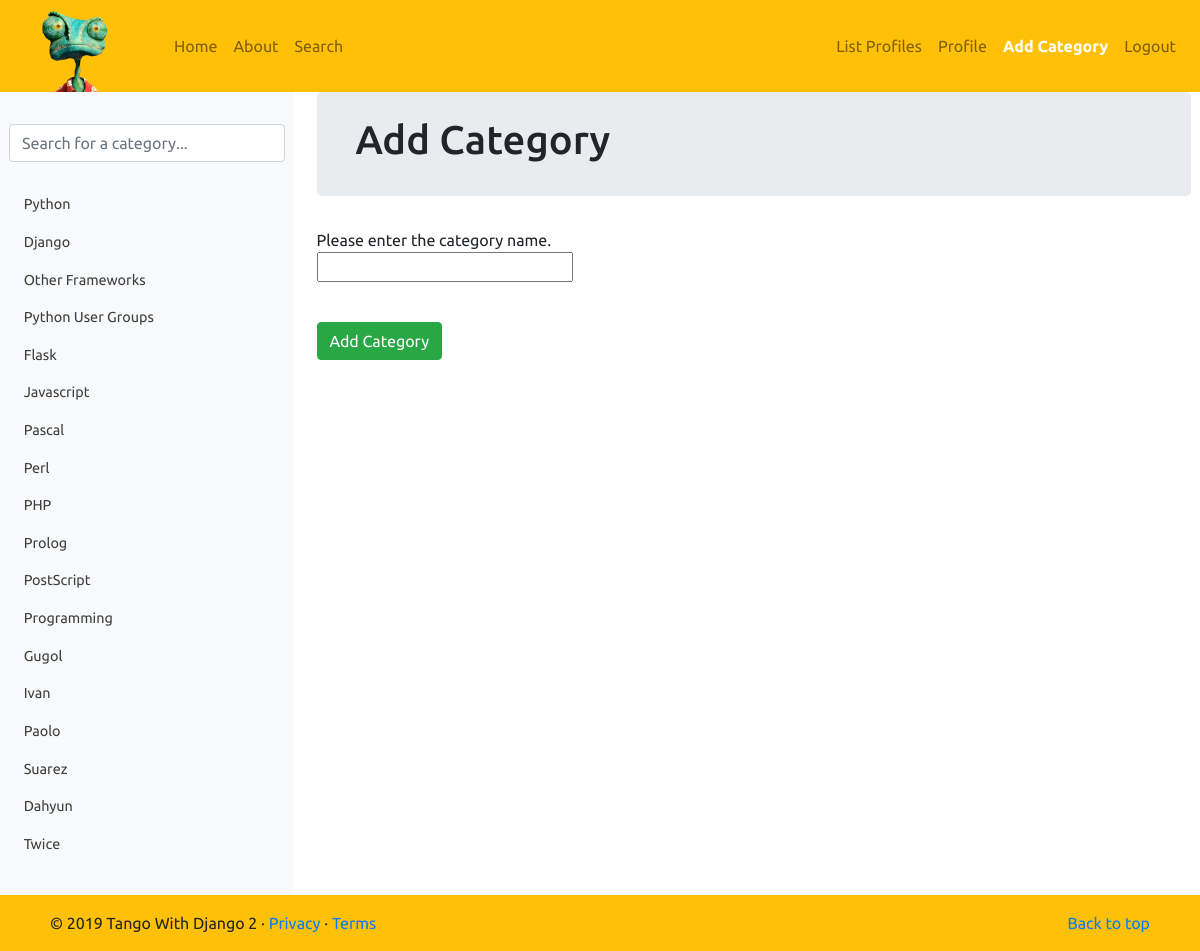
The app's page /rango/add_category/ (signed in) with its own data.
### rango/models.py (models this page shows, shortened)
class Category(models.Model):
    name = models.CharField(max_length=128, unique=True)
    views = models.IntegerField(default=0)
    likes = models.IntegerField(default=0)
    slug = models.SlugField(unique=True)
    class Meta:
        verbose_name_plural = 'Categories'

### rango/views.py (the view, shortened to what this page needs)
# urls.py: path('add_category/', AddCategoryView.as_view(), name='add_category'),
class AddCategoryView(View):
    @method_decorator(login_required)
    def get(self, request):
        form = CategoryForm()
        return render(request, 'rango/add_category.html', {'form': form})

### rango/forms.py
class CategoryForm(forms.ModelForm):
    name = forms.CharField(max_length=128, help_text="Please enter the category name.")
    views = forms.IntegerField(widget=forms.HiddenInput(), initial=0)
    likes = forms.IntegerField(widget=forms.HiddenInput(), initial=0)
    slug = forms.CharField(widget=forms.HiddenInput(), required=False)
    class Meta:
        model = Category
        fields = ('name',)

### rango/templatetags/rango_template_tags.py (called while the page is built)
@register.inclusion_tag('rango/cats.html')
def get_category_list(cat=None):
    return {'cats': Category.objects.all(), 'act_cat': cat}

### templates/rango/add_category.html (shortened to what this page needs)
{% extends 'rango/base.html' %}
{% load staticfiles %}
{% block body_block %}
    <div class="jumbotron p-4">
        <div class="container">
            <h1 class="jumbotron-heading">Add Category</h1>
        </div>
    </div>
    <div>
        <form id="category_form" method="POST" action="{% url 'rango:add_category' %}">
            {% for field in form.visible_fields %}
                {{ field.help_text }}<br />
                {{ field }}<br />
                <div class="p-2"></div>
            {% endfor %}
            <br />
            <button class="btn btn-success" type="submit" name="submit">Add Category</button>
            <div class="p-5"></div>
        </form>
    </div>
{% endblock %}

### templates/rango/cats.html (shortened to what this page needs)
<div id="catlst" class="mb-4">
    <ul class="nav flex-column">
        {% if cats %}
            {% for c in cats %}
                {% if c == act_cat %}
                    <li class="nav-item">
                        <a class="nav-link active" href="{% url 'rango:show_category' c.slug %}">
                            <i data-feather="archive"></i>&nbsp;&nbsp;{{ c.name }}
                        </a>
                    </li>
                {% else %}
                    <li class="nav-item">
                        <a class="nav-link" href="{% url 'rango:show_category' c.slug %}">
                            &nbsp;&nbsp;{{ c.name }}
                        </a>
                    </li>
                {% endif %}
            {% endfor %}
        {% else %}
            <li class="nav-item">No Categories Yet!</li>
        {% endif %}
    </ul>
</div>

### static/css/rango-css.css (style rules this page uses)
html,body { width: 100%; height: 100%; margin: 0px; padding: 0px; font-family: 'Ubuntu', sans-serif; overflow-x: hidden; }
#cats .nav-item a { color: #3f3f3f; font-size: .9rem; }

### records on screen
Category: name "Python"
Category: name "Django"
Category: name "Other Frameworks"
Category: name "Python User Groups"
Category: name "Flask"
Category: name "Javascript"
Category: name "Pascal"
Category: name "Perl"
Category: name "PHP"
Category: name "Prolog"
Category: name "PostScript"
Category: name "Programming"
Category: name "Gugol"
Category: name "Ivan"
Category: name "Paolo"
Category: name "Suarez"
Category: name "Dahyun"
Category: name "Twice"

### other values on screen
{{ field.help_text }} "Please enter the category name."
